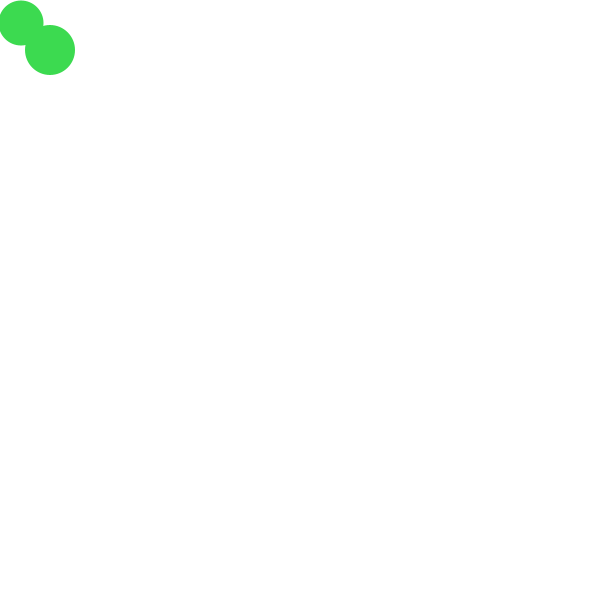
Frame 1 (no input)
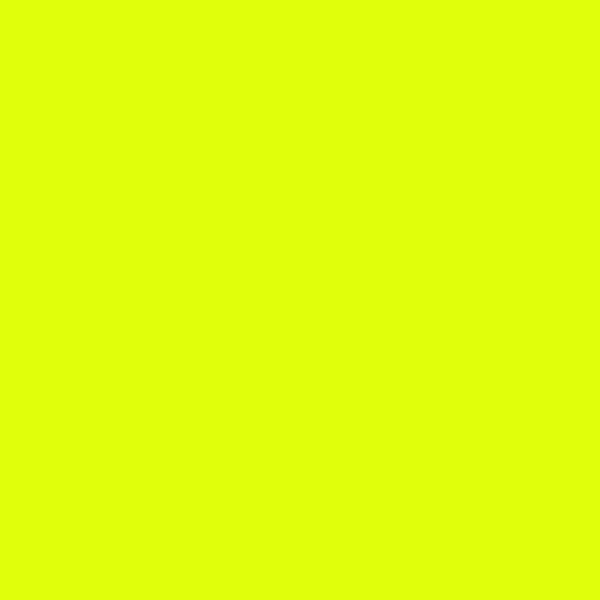
Frame 60 (the mouse pressed at the canvas centre just before this capture)
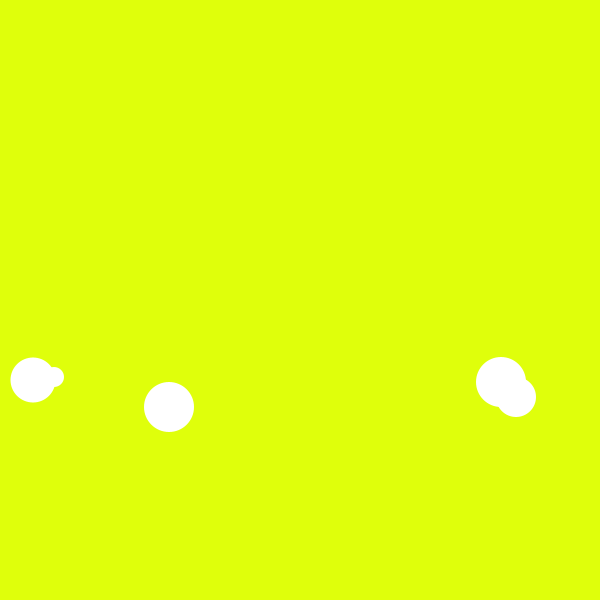
Frame 120 (the mouse held since frame 60 and released just before this capture)

The Processing sketch that drew these frames (run headless with seeded random() and noise(); from frame 60 on, the mouse is pressed at the canvas centre):

// Processing sketch: processing_39179
// ── processing_39179.pde

//Homework_2 Lightning Balls
//Denali Schmidt

int x;
int y;
int directionx;
int directiony;
int a;
int b;
int directiona;
int directionb;
int A;
int B;
int directionA;
int directionB;
int C;
int D;
int directionC;
int directionD;

void setup(){
  size (600,600);
  smooth();
  x= 25;
  y= 25;
directionx= 4;
directiony= 3;
  a= 40;
  b= 40;
directiona= 4;
directionb= 3;
A=20;
B=20;
directionA=1;
directionB=3;
C=50;
D=50;
directionC=1;
directionD=3;
}

void draw(){              //circle #1
background(223,256,11,20);
noStroke();
ellipse(x,y,50,50);
  
   x+=directionx;
   y+=directiony;
 
if(y>(height-25)){
   directiony= -2;
rect(directionx,directiony,500,500);
fill(random(255),random(255),random(255));
 }
if(x>(width-25)){ 
    directionx= -1;
rect(300,300,500,500);
fill(random(255),random(255),random(255));
 }
if(y<25){
   directiony=3;
rect(300,300,500,500);
fill(random(255),random(255),random(255));
}
if(x<25){
   directionx=4;
rect(directionx,directiony,600,400);
fill(random(255),random(255),random(255));
 }
 
 

ellipse(a,b,40,40);{              //circle #2

  
   a+=directiona;
   b+=directionb;
 
if(b>(height-25)){
   directionb= -3; 
rect(directionx,directiony,600,400);
 background(0);
fill(random(255),random(255),random(255));
 }
if(a>(width-25)){ 
    directiona= -1;
     background(0);
rect(directionx,directiony,600,400);
fill(random(255),random(255),random(255));
 }
if(b<25){
    directionb=3;
rect(directionx,directiony,600,400);
 background(0);
fill(random(255),random(255),random(255));
}
 if(a<25){
   directiona=4;
    background(0);
rect(directionx,directiony,600,400);
fill(random(255),random(255),random(255));

 }



}
ellipse(A,B,20,20);               //circle #3

  
 A+=directionA;
 B+=directionB;

 if(B>(height-25)){
 directionB= -5; 
 background(255);
 fill(random(255),random(255),random(255));
 }
 if(A>(width-25)){ 
  directionA=-21;
   background(255);
 fill(random(255),random(255),random(255));

 }
 if(B<25){
  directionB=3;
   background(255);
  fill(random(255),random(255),random(255));
}
  if(A<25){
 directionA=6;
  background(255);
fill(random(255),random(255),random(255));
}

ellipse(C,D,50,50);               //circle #3
ellipse(A,B,45,45);

if (mousePressed){
  fill(255);
} else {
  noFill();
}
 C+=directionC;
 D+=directionD;

 if(D>(height-25)){
 directionD= -5; 
 background(255);
 fill(random(255),random(255),random(255));
 }
 if(C>(width-25)){ 
  directionC=-21;
   background(255);
 fill(random(255),random(255),random(255));

 }
 if(D<25){
  directionD=3;
   background(255);
  fill(random(255),random(255),random(255));
}
  if(C<25){
 directionC=6;
  background(255);
fill(random(255),random(255),random(255));
 
 }
} 



 
 
  
